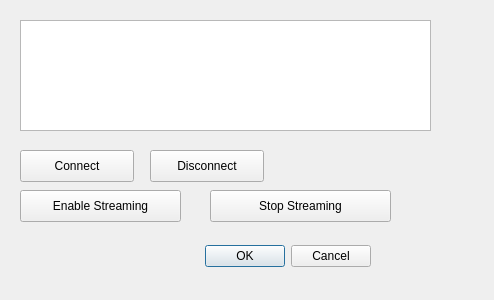
<?xml version="1.0" encoding="UTF-8"?>
<ui version="4.0">
 <class>IMUDialog</class>
 <widget class="QDialog" name="IMUDialog">
  <property name="geometry">
   <rect>
    <x>0</x>
    <y>0</y>
    <width>494</width>
    <height>300</height>
   </rect>
  </property>
  <property name="windowTitle">
   <string>Dialog</string>
  </property>
  <widget class="QDialogButtonBox" name="buttonBox">
   <property name="geometry">
    <rect>
     <x>30</x>
     <y>240</y>
     <width>341</width>
     <height>32</height>
    </rect>
   </property>
   <property name="orientation">
    <enum>Qt::Horizontal</enum>
   </property>
   <property name="standardButtons">
    <set>QDialogButtonBox::Cancel|QDialogButtonBox::Ok</set>
   </property>
  </widget>
  <widget class="QTextEdit" name="textEditStream">
   <property name="geometry">
    <rect>
     <x>20</x>
     <y>20</y>
     <width>411</width>
     <height>111</height>
    </rect>
   </property>
  </widget>
  <widget class="QPushButton" name="connectButton">
   <property name="geometry">
    <rect>
     <x>20</x>
     <y>150</y>
     <width>114</width>
     <height>32</height>
    </rect>
   </property>
   <property name="text">
    <string>Connect</string>
   </property>
  </widget>
  <widget class="QPushButton" name="disconButton">
   <property name="geometry">
    <rect>
     <x>150</x>
     <y>150</y>
     <width>114</width>
     <height>32</height>
    </rect>
   </property>
   <property name="text">
    <string>Disconnect</string>
   </property>
  </widget>
  <widget class="QPushButton" name="streamButton">
   <property name="geometry">
    <rect>
     <x>20</x>
     <y>190</y>
     <width>161</width>
     <height>32</height>
    </rect>
   </property>
   <property name="text">
    <string>Enable Streaming</string>
   </property>
  </widget>
  <widget class="QPushButton" name="stopStreamButton">
   <property name="geometry">
    <rect>
     <x>210</x>
     <y>190</y>
     <width>181</width>
     <height>32</height>
    </rect>
   </property>
   <property name="text">
    <string>Stop Streaming</string>
   </property>
  </widget>
 </widget>
 <resources/>
 <connections>
  <connection>
   <sender>buttonBox</sender>
   <signal>accepted()</signal>
   <receiver>IMUDialog</receiver>
   <slot>accept()</slot>
   <hints>
    <hint type="sourcelabel">
     <x>248</x>
     <y>254</y>
    </hint>
    <hint type="destinationlabel">
     <x>157</x>
     <y>274</y>
    </hint>
   </hints>
  </connection>
  <connection>
   <sender>buttonBox</sender>
   <signal>rejected()</signal>
   <receiver>IMUDialog</receiver>
   <slot>reject()</slot>
   <hints>
    <hint type="sourcelabel">
     <x>316</x>
     <y>260</y>
    </hint>
    <hint type="destinationlabel">
     <x>286</x>
     <y>274</y>
    </hint>
   </hints>
  </connection>
 </connections>
</ui>
